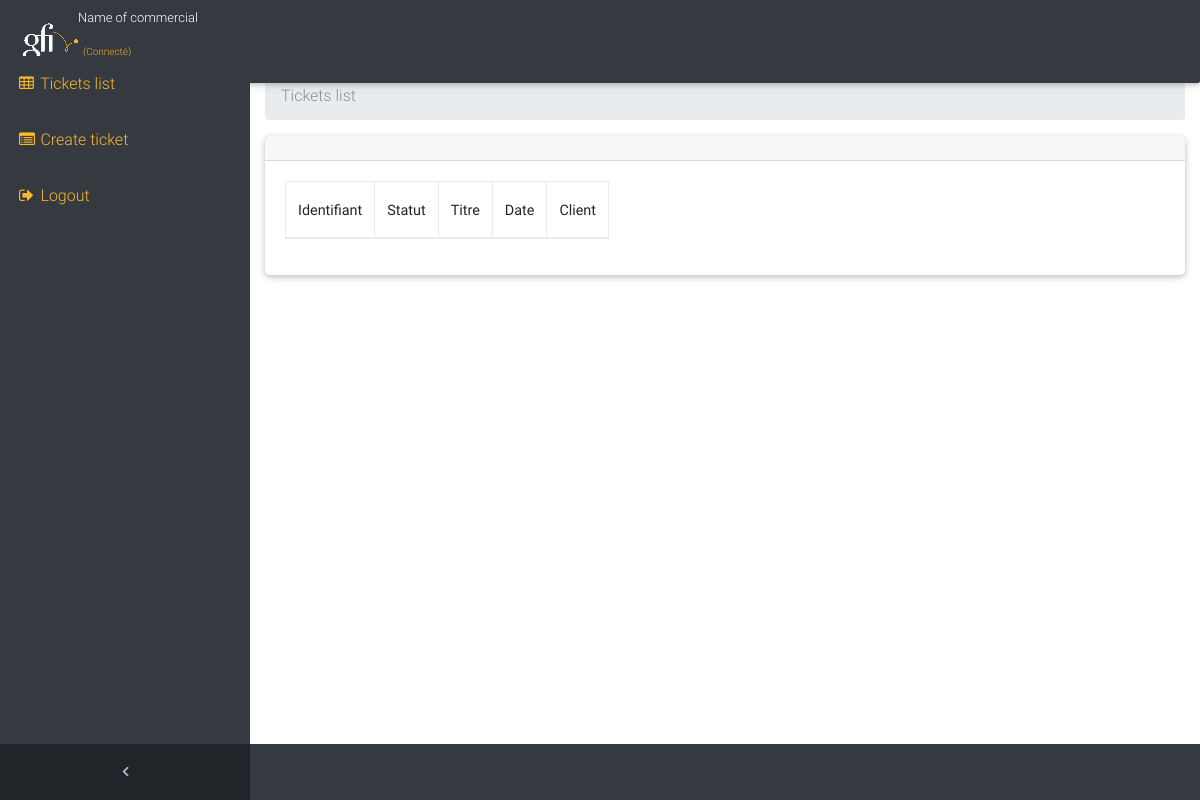
The page /ListeBesoins on the database as committed earlier.
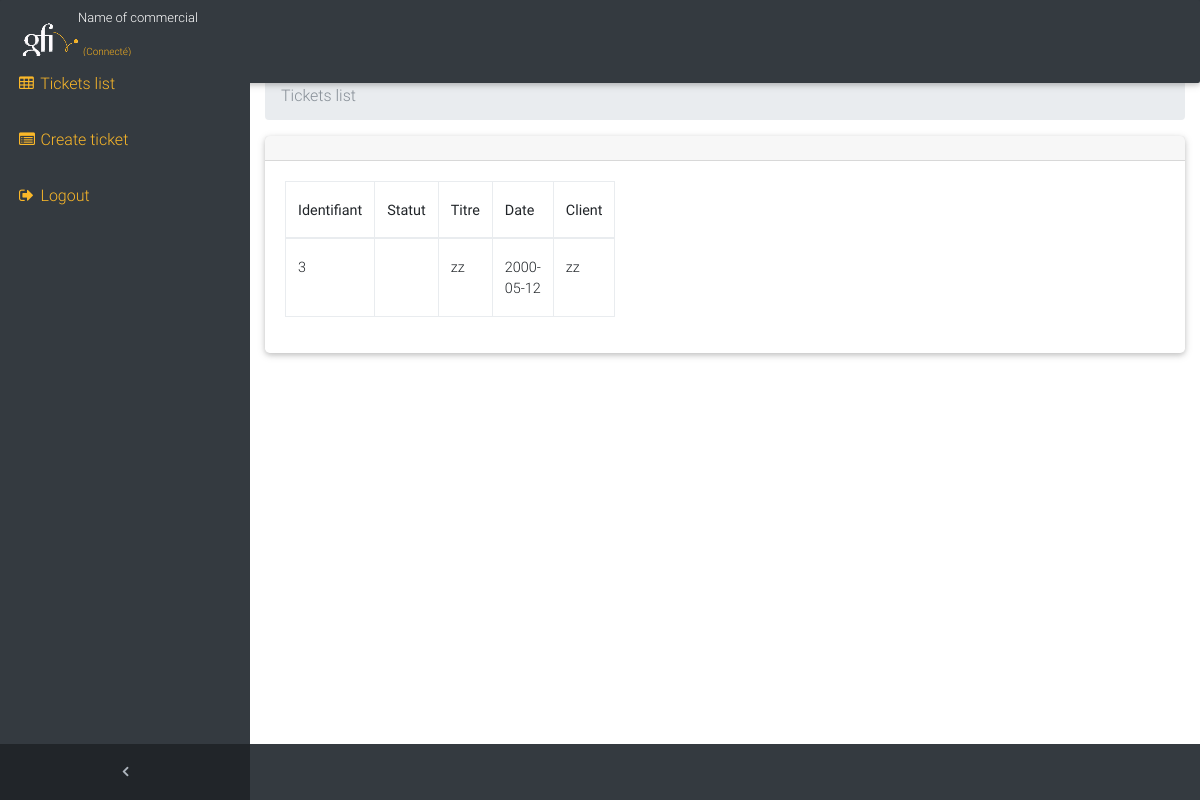
The same page on the database as committed later.
### tables this page shows
CREATE TABLE IF NOT EXISTS `besoins` (
  `idB` int(4) NOT NULL AUTO_INCREMENT,
  `datedujour` date NOT NULL,
  `nomentreprise` varchar(50) NOT NULL,
  `nomclient` varchar(50) NOT NULL,
  `idC` int(4) NOT NULL,
  `titreticket` text NOT NULL,
  `descriptionticket` text NOT NULL,
  `factor1` varchar(50) NOT NULL,
  `factor2` varchar(50) DEFAULT NULL,
  `factor3` varchar(50) DEFAULT NULL,
  `montant` float NOT NULL,
  `statut` varchar(45) NOT NULL,
  `streetnb` varchar(50) NOT NULL,
  `street` varchar(45) NOT NULL,
  `postalcode` varchar(10) NOT NULL,
  `city` text NOT NULL,
  `datedebut` date NOT NULL,
  `datefin` date NOT NULL,
  `nbjoursemaine` int(11) NOT NULL,
  `dateauplustard` date NOT NULL,
  `consultantname1` varchar(50) NOT NULL,
  `consultantname2` varchar(50) DEFAULT NULL,
  `consultantname3` varchar(50) DEFAULT NULL,
  `consultantname4` varchar(50) DEFAULT NULL,
  `consultantname5` varchar(50) DEFAULT NULL,
  PRIMARY KEY (`idB`),
  KEY `id client` (`idC`)
);

### controller/ListeBesoins.class.php (called while the page is built, shortened)
<?php
    class ListeBesoins extends Controller
    {
    public function index()
    {
        $this->view->load("liste_besoins");
    }
}
?>

### index.php (called while the page is built, shortened)
<?php
    require_once "libs/Bootstrap.class.php";
    require_once "libs/View.class.php";
    $app = new Bootstrap();
?>

### view/liste_besoins.php (the view, shortened to what this page needs)
<!DOCTYPE html>
<html lang="en">
<head>
    <link href="vendor/bootstrap/css/bootstrap.min.css" rel="stylesheet">
    <link href="vendor/font-awesome/css/font-awesome.min.css" rel="stylesheet" type="text/css">
    <link href="vendor/font-awesome/css/mdb.min.css" rel="stylesheet" type="text/css">
    <link href="vendor/datatables/dataTables.bootstrap4.css" rel="stylesheet">
    <link href="assets/css/sb-admin.css" rel="stylesheet">
    <link href="assets/css/mdb.css" rel="stylesheet">
</head>
<body class="fixed-nav sticky-footer bg-dark" id="page-top">
<nav class="navbar navbar-expand-lg navbar-dark bg-dark fixed-top" id="mainNav">
    <div class="card-sm">
        <img src="assets/images/gfi-logo.png">
    </div>
    <div style="display: inline-block">
        <p style="font-size: small; float: left; color: white;">Name of commercial</p>
        <p style="font-size: x-small; float: left; color: #f5b01f; margin-left: 5px;">(Connecté)</p>
    </div>
    <div class="collapse navbar-collapse" id="navbarResponsive">
        <ul class="navbar-nav navbar-sidenav" id="exampleAccordion">
            <li class="nav-item" data-toggle="tooltip" data-placement="right" title="table">
                <a class="nav-link" href="ListeBesoins">
                    <i class="fa fa-fw fa-table"></i>
                    <span class="nav-link-text">Tickets list</span>
                </a>
            </li>
            <li class="nav-item" data-toggle="tooltip" data-placement="right" title="list">
                <a class="nav-link" href="FormBesoin">
                    <i class="fa fa-fw fa-list-alt"></i>
                    <span class="nav-link-text">Create ticket</span>
                </a>
            </li>
            <li class="nav-item">
                <a class="nav-link" data-toggle="modal" data-target="#exampleModal">
                    <i class="fa fa-fw fa-sign-out"></i>
                    <span class="nav-link-text">Logout</span>
                </a>
            </li>
        </ul>
        <ul class="navbar-nav sidenav-toggler">
            <li class="nav-item">
                <a class="nav-link text-center" id="sidenavToggler">
                    <i class="fa fa-fw fa-angle-left"></i>
                </a>
            </li>
        </ul>
    </div>
</nav>
<div class="content-wrapper">
    <div class="container-fluid">
        <ol class="breadcrumb">
            <li class="breadcrumb-item active">Tickets list</li>
        </ol>
        <div class="card mb-3">
            <div  style="height: 1rem" class="card-header"></div>
                <div class="card-body">
                <div class="table-responsive">
                    <table class="table table-bordered table-fit" datatable-show-refresh="true" id="dataTable" width="100%" cellspacing="0">
                      <?php
                      $servername = 'localhost';
                      $username = 'root';
                      $dbname = 'indecis';
                      $password = '';
                      $bdd = new mysqli($servername, $username, $password, $dbname);
                      $result = mysqli_query($bdd,"SELECT * FROM besoins");
                      echo "<thead>
                      <tr>
                      <th>Identifiant</th>
                      <th>Statut</th>
                      <th>Titre</th>
                      <th>Date</th>
                      <th>Client</th>
                      </tr>
                      </thead>
                      </tbody>";
                      while($row = mysqli_fetch_array($result))
                      {
                      echo "<tr>";
                      echo "<td>" . $row['idB'] . "</td>";
                      echo "<td>" . $row['statut'] . "</td>";
                      echo "<td>" . $row['titreticket'] . "</td>";
                      echo "<td>" . $row['datedujour'] . "</td>";
                      echo "<td>" . $row['nomentreprise'] . "</td>";
                      echo "</tr>";
                      }
                      echo "</tbody>
                      </table>";
                      ?>
                </div>
            </div>
        </div>
    </div>
</div>
</body>
</html>

### libs/Bootstrap.class.php (shortened to what this page needs)
<?php
    class Bootstrap
    {
        public function __construct()
        {
            if(isset($_GET['url']))
            {
                $url = explode("/",$_GET['url']);
                $controller = $url[0];
                $file = "controller/".$url[0].".class.php";
                if(file_exists($file))
                {
                    $objetControlleur = new $url[0]();
                    if(isset($url[2]))
                    {
                        if($this->rechercheMethode($objetControlleur,$url[1]))
                            $objetControlleur->{$url[1]}($url[2]);
                        else
                            echo "La methode ".$url[1].
                                " n'existe pas dans le controlleur ".$controller;
                    }
                    else
                    {
                        $objetControlleur->{"index"}();
                    }
                }
                else
                {
                    echo "Le controlleur ".$controller." n'existe pas";
                }
            }
            else
            {
                require_once 'controller/Index.class.php';
                $controller = new Index();
                $controller->index();
            }
        }
    }
?>

### libs/View.class.php (shortened to what this page needs)
<?php
    class View
    {
        public function load()
        {
            $num = func_num_args();
            $args = func_get_args();
            switch($num)
            {
                case '1':
                    $this->charger($args[0]);
                    break;
            }
        }
        private  function  charger($page)
        {
            require_once 'view/'.$page.'.php';
        }
    }
?>

### assets/css/sb-admin.css (style rules this page uses)
html { position: relative; min-height: 100%; }
body { overflow-x: hidden; }
body.sticky-footer { margin-bottom: 56px; }
body.sticky-footer .content-wrapper { min-height: calc(100vh - 56px - 56px); }
body.fixed-nav { padding-top: 56px; }
.content-wrapper { min-height: calc(100vh - 56px); padding-top: 1rem; }
.table-fit { width: 1px; }
#mainNav .navbar-collapse { overflow: auto; max-height: 75vh; }
#mainNav .navbar-collapse .navbar-nav .nav-item .nav-link { cursor: pointer; }
#mainNav .navbar-collapse .sidenav-toggler { display: none; }
@media (min-width: 992px) { #mainNav .navbar-collapse { overflow: visible; max-height: none; } }
@media (min-width: 992px) { #mainNav .navbar-collapse .navbar-sidenav { position: absolute; top: 0; left: 0; overflow-x: hidden; overflow-y: auto; -webkit-flex-direction: column; -ms-flex-direction: column; flex-direction: column; margin-top: 56px; } }
@media (min-width: 992px) { #mainNav .navbar-collapse .navbar-sidenav > .nav-item { width: 250px; padding: 0; } }
@media (min-width: 992px) { #mainNav .navbar-collapse .navbar-sidenav > .nav-item > .nav-link { padding: 1em; } }
#mainNav.fixed-top .sidenav-toggler { display: none; }
@media (min-width: 992px) { #mainNav.fixed-top .navbar-sidenav { height: calc(100vh - 112px); } }
@media (min-width: 992px) { #mainNav.fixed-top .sidenav-toggler { position: absolute; top: 0; left: 0; display: flex; overflow-x: hidden; overflow-y: auto; -webkit-flex-direction: column; -ms-flex-direction: column; flex-direction: column; margin-top: calc(100vh - 56px); } }
@media (min-width: 992px) { #mainNav.fixed-top .sidenav-toggler > .nav-item { width: 250px; padding: 0; } }
@media (min-width: 992px) { #mainNav.fixed-top .sidenav-toggler > .nav-item > .nav-link { padding: 1em; } }
#mainNav.fixed-top.navbar-dark .sidenav-toggler { background-color: #212529; }
#mainNav.fixed-top.navbar-dark .sidenav-toggler a i { color: #adb5bd; }
.content-wrapper { overflow-x: hidden; background: white; }
@media (min-width: 992px) { .content-wrapper { margin-left: 250px; } }
#sidenavToggler i { font-weight: 800; }
#mainNav.navbar-dark .navbar-collapse .navbar-sidenav > .nav-item > .nav-link { color: #fbb829; }
@media (min-width: 992px) { #mainNav.navbar-dark .navbar-collapse .navbar-sidenav { background: #343a40; } }

Rows that differ between the two databases and show on the page:
added besoins: idB "3", titreticket "zz", datedujour "2000-05-12", nomentreprise "zz"
